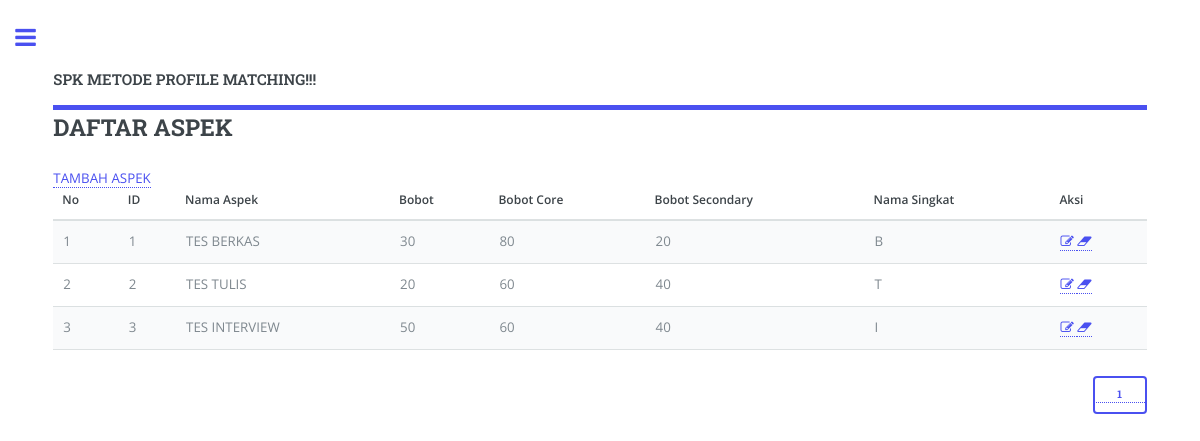
The page /?page=aspek (signed in) on the database its author committed.
### tables this page shows
CREATE TABLE `tbl_aspek` (
  `id_aspek` int(3) UNSIGNED NOT NULL,
  `nama_aspek` varchar(100) NOT NULL,
  `bobot` float NOT NULL,
  `bobot_core` float NOT NULL,
  `bobot_secondary` float NOT NULL,
  `nama_singkat` char(1) DEFAULT NULL
);

### aspek.php (the view, shortened to what this page needs)
<div class="panel-heading"><h2>DAFTAR ASPEK</h2></div>
<a href="?page=aspek_tambah">TAMBAH ASPEK</a><br>
	<table class="table">
		<thead>
			<tr>
				<th>No</th>
				<th>ID</th>
				<th>Nama Aspek</th>
				<th>Bobot</th>
				<th>Bobot Core</th>
				<th>Bobot Secondary</th>
				<th>Nama Singkat</th>
				<th>Aksi</th>
			</tr>
		</thead>
		<tbody>
			<?php
			$halaman = 10;
			  $page = isset($_GET["halaman"]) ? (int)$_GET["halaman"] : 1;
			  $mulai = ($page>1) ? ($page * $halaman) - $halaman : 0;
			  $result = mysql_query("SELECT * FROM tbl_aspek");
			  $total = mysql_num_rows($result);
			  $pages = ceil($total/$halaman);
			  $query = mysql_query("SELECT * FROM tbl_aspek LIMIT $mulai, $halaman")or die(mysql_error);
			while ($data = mysql_fetch_assoc($query)){
				?>
				<tr>
					<td><?php echo $nomor=$nomor+1; ?></td>
					<td><?php echo $data['id_aspek']; ?></td>
					<td><?php echo $data['nama_aspek']; ?></td>
					<td><?php echo $data['bobot']; ?></td>
					<td><?php echo $data['bobot_core']; ?></td>
					<td><?php echo $data['bobot_secondary']; ?></td>
					<td><?php echo $data['nama_singkat']; ?></td>
					<td>
						<a href="?page=aspek_edit&id_aspek=<?php echo $data['id_aspek']; ?>">
						<i class='fa fa-edit'></i>
						</a>
						<a href="aspek_hapus.php?id_aspek=<?php echo $data['id_aspek']; ?>">
						<i class="fa fa-eraser"></i>
						</a>
					</td>
				</tr>
			<?php
		}
			?>
		</tbody>
	</table>
	<div class="">
		<p align="right">
			<?php for ($i=1; $i<=$pages ; $i++){ ?>
				<a href="?page=aspek&halaman=<?php echo $i; ?>"><input type="button" value="<?php echo $i; ?>"></a>
		<?php } ?>
		</p>
	</div>

### assets/css/main.css (style rules this page uses)
html, body, div, span, applet, object, iframe, h1, h2, h3, h4, h5, h6, p, blockquote, pre, a, abbr, acronym, address, big, cite, code, del, dfn, em, img, ins, kbd, q, s, samp, small, strike, strong, sub, sup, tt, var, b, u, i, center, dl, dt, dd, ol, ul, li, fieldset, form, label, legend, table, caption, tbody, tfoot, thead, tr, th, td, article, aside, canvas, details, embed, figure, figcaption, footer, header, hgroup, menu, nav, output, ruby, section, summary, time, mark, audio, video { margin: 0; padding: 0; border: 0; font-size: 100%; font: inherit; vertical-align: baseline; }
body { line-height: 1; }
table { border-collapse: collapse; border-spacing: 0; }
body { -webkit-text-size-adjust: none; }
*, *:before, *:after { -moz-box-sizing: border-box; -webkit-box-sizing: border-box; box-sizing: border-box; }
body { -ms-overflow-style: scrollbar; }
body { background: #ffffff; }
body, input, select, textarea { color: #7f888f; font-family: "Open Sans", sans-serif; font-size: 13pt; font-weight: 400; line-height: 1.65; }
@media screen and (max-width: 1680px) { body, input, select, textarea { font-size: 11pt; } }
@media screen and (max-width: 1280px) { body, input, select, textarea { font-size: 10pt; } }
a { -moz-transition: color 0.2s ease-in-out, border-bottom-color 0.2s ease-in-out; -webkit-transition: color 0.2s ease-in-out, border-bottom-color 0.2s ease-in-out; -ms-transition: color 0.2s ease-in-out, border-bottom-color 0.2s ease-in-out; transition: color 0.2s ease-in-out, border-bottom-color 0.2s ease-in-out; border-bottom: dotted 1px; color: #4a50f0; text-decoration: none; }
em, i { font-style: italic; }
p { margin: 0 0 2em 0; }
h1, h2, h3, h4, h5, h6 { color: #3d4449; font-family: "Roboto Slab", serif; font-weight: 700; line-height: 1.5; margin: 0 0 1em 0; }
h2 { font-size: 1.75em; }
table { margin: 0 0 2em 0; width: 100%; }
table tbody tr { border: solid 1px rgba(210, 215, 217, 0.75); border-left: 0; border-right: 0; }
table tbody tr:nth-child(2n + 1) { background-color: rgba(230, 235, 237, 0.25); }
table td { padding: 0.75em 0.75em; }
table th { color: #3d4449; font-size: 0.9em; font-weight: 600; padding: 0 0.75em 0.75em 0.75em; text-align: left; }
table thead { border-bottom: solid 2px rgba(210, 215, 217, 0.75); }
input[type="submit"], input[type="reset"], input[type="button"], button, .button { -moz-appearance: none; -webkit-appearance: none; -ms-appearance: none; appearance: none; -moz-transition: background-color 0.2s ease-in-out, color 0.2s ease-in-out; -webkit-transition: background-color 0.2s ease-in-out, color 0.2s ease-in-out; -ms-transition: background-color 0.2s ease-in-out, color 0.2s ease-in-out; transition: background-color 0.2s ease-in-out, color 0.2s ease-in-out; background-color: transparent; border-radius: 0.375em; border: 0; box-shadow: inset 0 0 0 2px #4a50f0; color: #4a50f0 !important; cursor: pointer; display: inline-block; font-family: "Roboto Slab", serif; font-size: 0.8em; font-weight: 700; height: 3.5em; letter-spacing: 0.075em; line-height: 3.5em; padding: 0 2.25em; text-align: center; text-decoration: none; text-transform: uppercase; white-space: nowrap; }

### rows shown on the page
tbl_aspek: id_aspek "1", nama_aspek "TES BERKAS", bobot "30", bobot_core "80", bobot_secondary "20", nama_singkat "B"
tbl_aspek: nomor "2", id_aspek "2", nama_aspek "TES TULIS", bobot "20", bobot_core "60", bobot_secondary "40", nama_singkat "T"
tbl_aspek: nomor "3", id_aspek "3", nama_aspek "TES INTERVIEW", bobot "50", bobot_core "60", bobot_secondary "40", nama_singkat "I"
